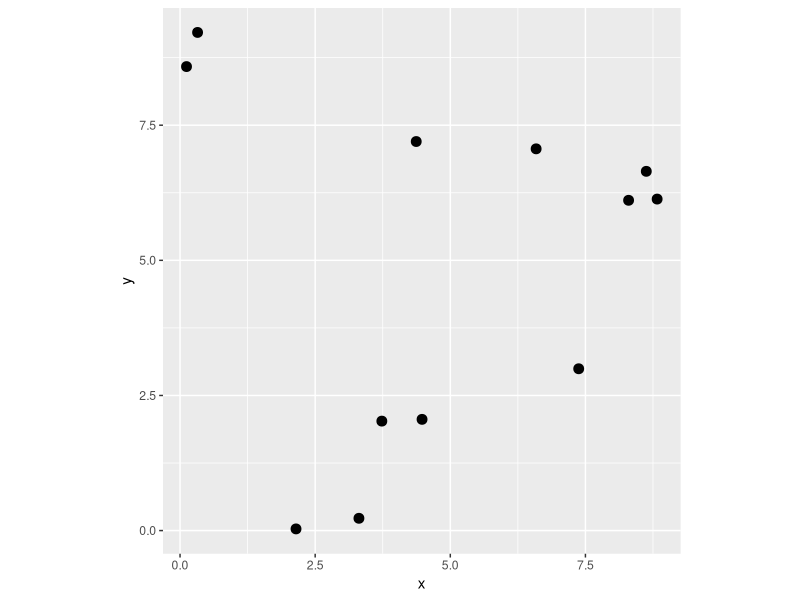
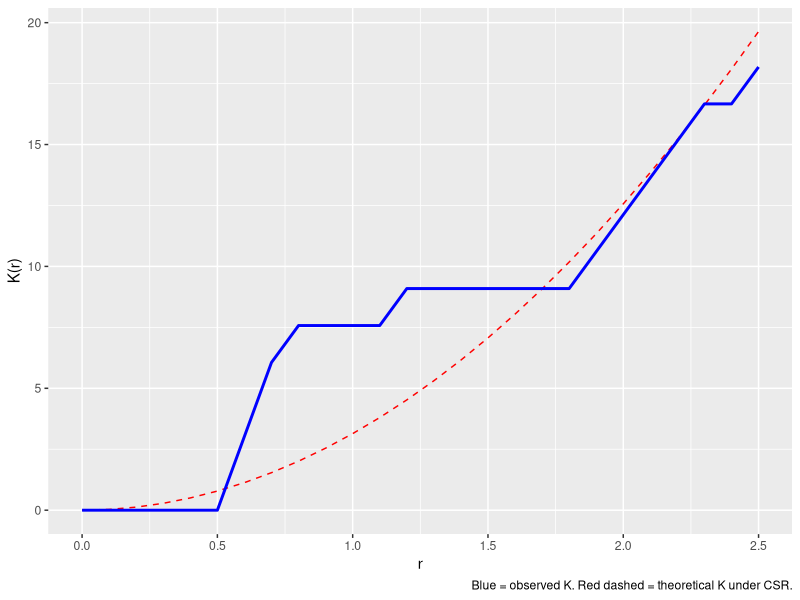
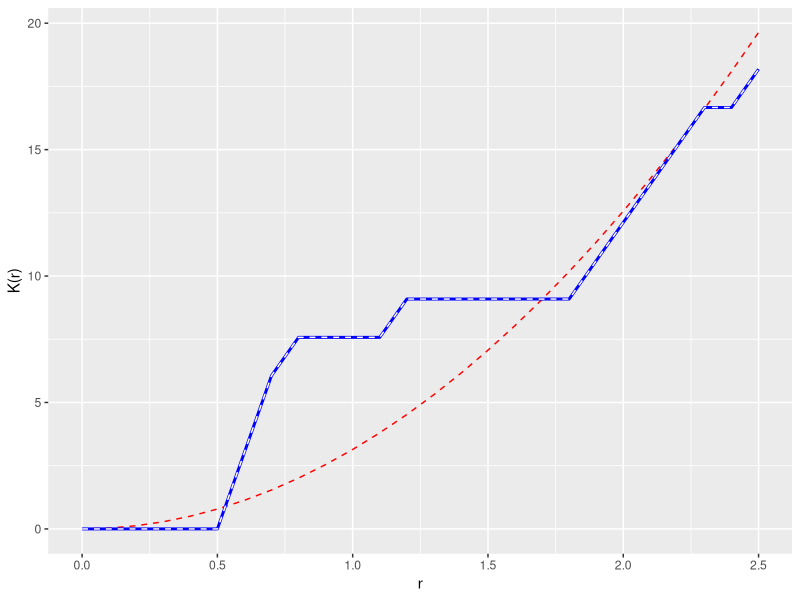

R code for these plots, in order:
## ---- chunk 1
set.seed(1984)
## ---- chunk 2
library(tidyverse)
library(spatstat)
## ---- chunk 3
n <- 12
area <- 100 # 10 x 10 = 100 square units
x <- runif(n = n, min = 0, max = 10)
y <- runif(n = n, min = 0, max = 10)

ggplot() +
  geom_point(aes(x = x, y = y), size = 3) +
  coord_fixed()
## ---- chunk 4
Dmat <- as.matrix(dist(cbind(x, y)))
Dmat
## ---- chunk 5
Dvec <- c(Dmat[upper.tri(Dmat)], Dmat[lower.tri(Dmat)])
Dvec
## ---- chunk 6
r <- seq(0, 2.5, by = 0.1)

Kr <- numeric(length(r))
for (i in seq_along(r)) {
  Kr[i] <- (area / (n * (n - 1))) * sum(Dvec <= r[i])
}
## ---- chunk 7
ggplot() +
  geom_line(aes(x = r, y = pi * r^2), color = "red", linetype = "dashed") +
  geom_line(aes(x = r, y = Kr), color = "blue", linewidth = 1) +
  labs(
    y = "K(r)", x = "r",
    caption = "Blue = observed K. Red dashed = theoretical K under CSR."
  )
## ---- chunk 8
xy <- as.ppp(cbind(x, y), W = c(0, 10, 0, 10))
xyK <- Kest(xy, r = r, correction = "none")
## ---- chunk 9
ggplot() +
  geom_line(aes(x = r, y = pi * r^2), color = "red", linetype = "dashed") +
  geom_line(aes(x = r, y = Kr), color = "blue", linewidth = 1) +
  geom_line(
    data = xyK, aes(x = r, y = un),
    linetype = "dashed", color = "white"
  ) +
  labs(y = "K(r)", x = "r")
